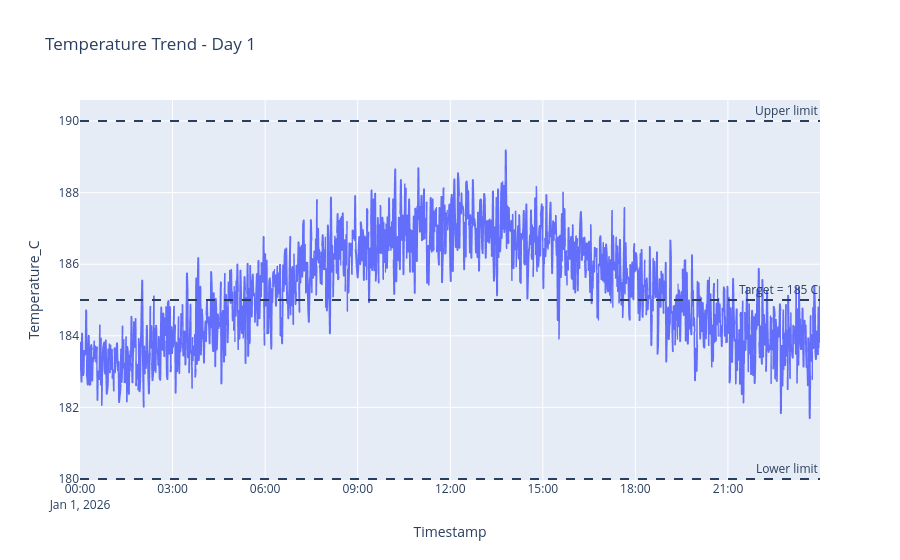

Notebook code for this chart:
### Code cell
fig.add_hline(
    y=190,
    line_dash="dash",
    annotation_text="Upper limit"
)

fig.add_hline(
    y=180,
    line_dash="dash",
    annotation_text="Lower limit"
)
fig.show()

### Figure 1 — Plotly figure (JSON) as saved in the notebook; plotly's stock layout.template omitted (floating-point values rounded to 4 significant figures; data arrays with more than 128 entries replaced by an {"elided": "..."} marker saying what was removed)
{"data": [{"hovertemplate": "Timestamp=%{x}<br>Temperature_C=%{y}<extra></extra>", "legendgroup": "", "line": {"color": "#636efa", "dash": "solid"}, "marker": {"symbol": "circle"}, "mode": "lines", "name": "", "showlegend": false, "type": "scattergl", "x": {"elided": "1440 str values"}, "xaxis": "x", "y": {"elided": "1440 float values"}, "yaxis": "y"}], "layout": {"annotations": [{"showarrow": false, "text": "Target = 185 C", "x": 1, "xanchor": "right", "xref": "x domain", "y": 185, "yanchor": "bottom", "yref": "y"}, {"showarrow": false, "text": "Upper limit", "x": 1, "xanchor": "right", "xref": "x domain", "y": 190, "yanchor": "bottom", "yref": "y"}, {"showarrow": false, "text": "Lower limit", "x": 1, "xanchor": "right", "xref": "x domain", "y": 180, "yanchor": "bottom", "yref": "y"}], "legend": {"tracegroupgap": 0}, "shapes": [{"line": {"dash": "dash"}, "type": "line", "x0": 0, "x1": 1, "xref": "x domain", "y0": 185, "y1": 185, "yref": "y"}, {"line": {"dash": "dash"}, "type": "line", "x0": 0, "x1": 1, "xref": "x domain", "y0": 190, "y1": 190, "yref": "y"}, {"line": {"dash": "dash"}, "type": "line", "x0": 0, "x1": 1, "xref": "x domain", "y0": 180, "y1": 180, "yref": "y"}], "title": {"text": "Temperature Trend - Day 1"}, "xaxis": {"anchor": "y", "domain": [0, 1], "title": {"text": "Timestamp"}}, "yaxis": {"anchor": "x", "domain": [0, 1], "title": {"text": "Temperature_C"}}}}
